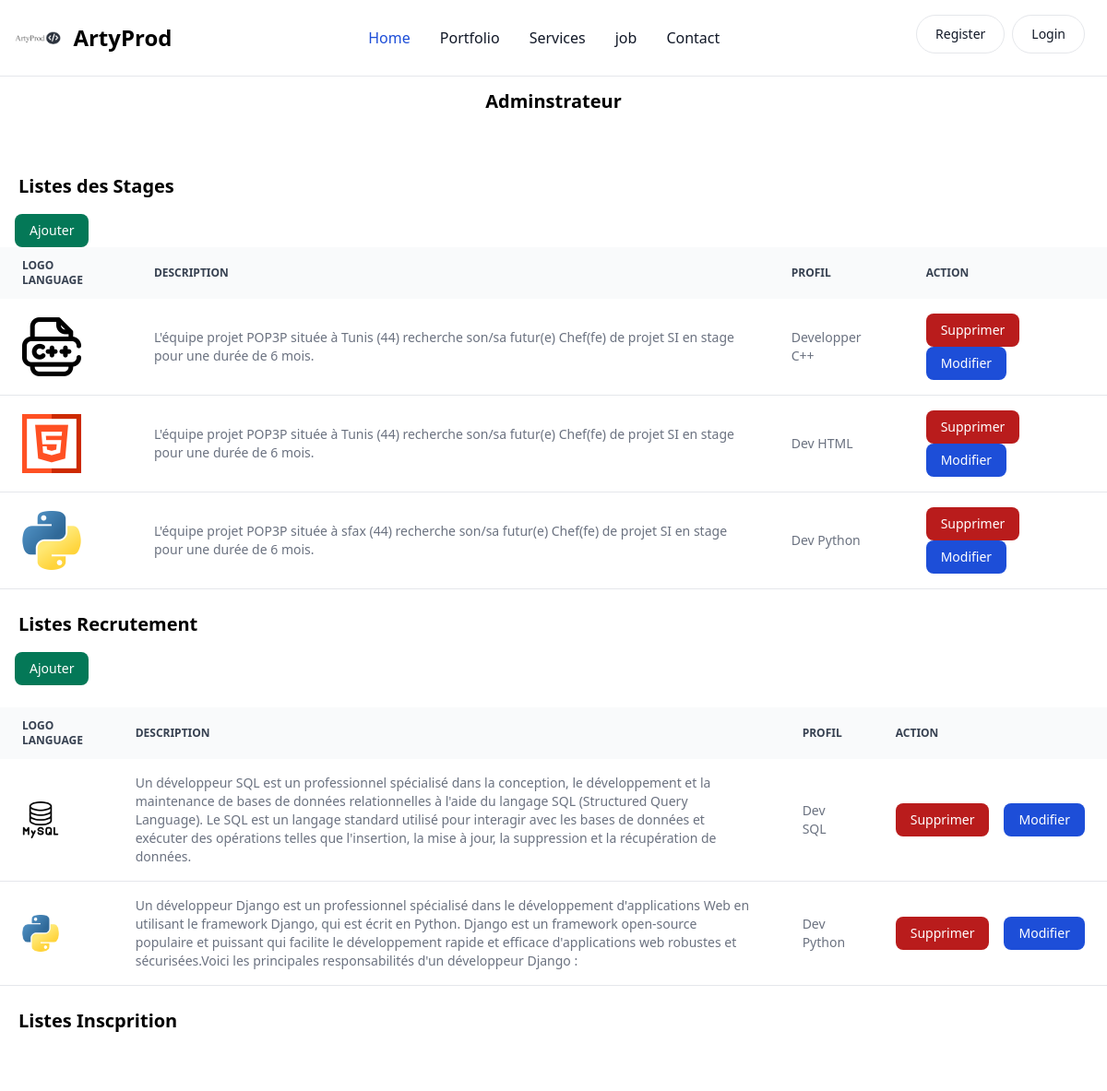
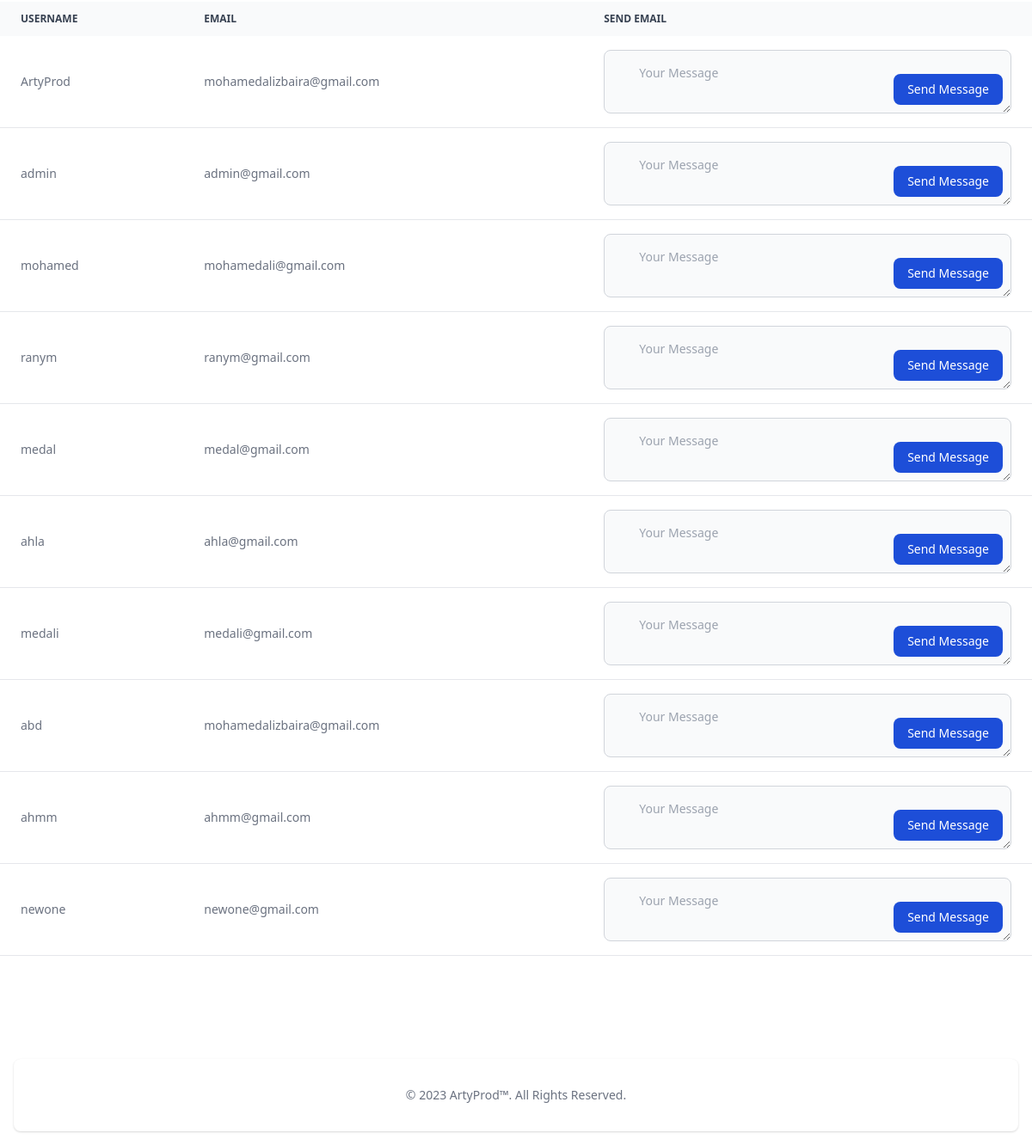
The app's page /formation/ with its own data (2 pictures, top to bottom).
### pages/models.py (models this page shows, shortened)
class Stage(models.Model):
    description = models.TextField()
    image = models.ImageField(upload_to='stage_images')
    poste = models.CharField(max_length=100)

class Candidat(models.Model):
    description = models.TextField()
    image = models.ImageField(upload_to='images/')
    poste = models.CharField(max_length=100)

### pages/views.py (the view)
# urls.py: path('formation/', views.formation, name='formation'),
def formation(request):
    stages = Stage.objects.all()
    candidats = Candidat.objects.all()
    users = User.objects.all()
    if request.method == 'POST':
        message_content = request.POST.get('default-text')
        user_id = request.POST.get('user-id')
        message = Message.objects.create(user_id=user_id, content=message_content)
        message.save()
    return render(request, 'pages/formation.html', {'stages': stages, 'candidats': candidats, 'users': users})

### templates/pages/formation.html (shortened to what this page needs)
{% load static %}
<!DOCTYPE html>
<html lang="en">
  <head>
    <link
      href="https://unpkg.com/tailwindcss@^2/dist/tailwind.min.css"
      rel="stylesheet"
    />
  </head>
  <body>
<body>
<br>
<nav
class="bg-white dark:bg-gray-900 fixed w-full z-20 top-0 left-0 border-b border-gray-200 dark:border-gray-600"
>
<div
  class="max-w-screen-xl flex flex-wrap items-center justify-between mx-auto p-4"
>
  <a href="" class="flex items-center">
    <img
      src="{% static 'image/ArtyProd.png' %}"
      class="h-8 mr-3"
      alt="Flowbite Logo"
    />
    <span
      class="self-center text-2xl font-semibold whitespace-nowrap dark:text-white"
      >ArtyProd</span
    >
  </a>
  <div class="flex md:order-2">
    {% if user.is_authenticated %}
{% if user.username == 'admin' %}
<button
type="button"
class="py-2.5 px-5 mr-2 mb-2 text-sm font-medium text-gray-900 focus:outline-none bg-white rounded-full border border-gray-200 hover:bg-gray-100 hover:text-blue-700 focus:z-10 focus:ring-4 focus:ring-gray-200 dark:focus:ring-gray-700 dark:bg-gray-800 dark:text-gray-400 dark:border-gray-600 dark:hover:text-white dark:hover:bg-gray-700"
>
<a href="{% url 'admin' %}">Dashboard</a>
</button>
{% endif %}
<button
type="button"
class="text-white bg-red-700 hover:bg-red-800 focus:outline-none focus:ring-4 focus:ring-red-300 font-medium rounded-full text-sm px-5 py-2.5 text-center mr-2 mb-2 dark:bg-red-600 dark:hover:bg-red-700 dark:focus:ring-red-900"
>
<a href="">{{ user.username }}</a>
</button>
<button
type="button"
class="py-2.5 px-5 mr-2 mb-2 text-sm font-medium text-gray-900 focus:outline-none bg-white rounded-full border border-gray-200 hover:bg-gray-100 hover:text-blue-700 focus:z-10 focus:ring-4 focus:ring-gray-200 dark:focus:ring-gray-700 dark:bg-gray-800 dark:text-gray-400 dark:border-gray-600 dark:hover:text-white dark:hover:bg-gray-700"
>
<a href="{% url 'logout' %}">Logout</a>
</button>
{% else %}
<button
type="button"
class="py-2.5 px-5 mr-2 mb-2 text-sm font-medium text-gray-900 focus:outline-none bg-white rounded-full border border-gray-200 hover:bg-gray-100 hover:text-blue-700 focus:z-10 focus:ring-4 focus:ring-gray-200 dark:focus:ring-gray-700 dark:bg-gray-800 dark:text-gray-400 dark:border-gray-600 dark:hover:text-white dark:hover:bg-gray-700"
>
<a href="{% url 'register' %}">Register</a>
</button>
<button
type="button"
class="py-2.5 px-5 mr-2 mb-2 text-sm font-medium text-gray-900 focus:outline-none bg-white rounded-full border border-gray-200 hover:bg-gray-100 hover:text-blue-700 focus:z-10 focus:ring-4 focus:ring-gray-200 dark:focus:ring-gray-700 dark:bg-gray-800 dark:text-gray-400 dark:border-gray-600 dark:hover:text-white dark:hover:bg-gray-700"
>
<a href="{% url 'login' %}">Login</a>
</button>
{% endif %}
  </div>
  <div
    class="items-center justify-between hidden w-full md:flex md:w-auto md:order-1"
    id="navbar-sticky"
  >
    <ul
      class="flex flex-col p-4 md:p-0 mt-4 font-medium border border-gray-100 rounded-lg bg-gray-50 md:flex-row md:space-x-8 md:mt-0 md:border-0 md:bg-white dark:bg-gray-800 md:dark:bg-gray-900 dark:border-gray-700"
    >
      <li>
        <a
          href="{% url 'home' %}"
          class="block py-2 pl-3 pr-4 text-white bg-blue-700 rounded md:bg-transparent md:text-blue-700 md:p-0 md:dark:text-blue-500"
          aria-current="page"
          >Home</a
        >
      </li>
      <li>
        <a
          href="{% url 'Portfolio' %}"
          class="block py-2 pl-3 pr-4 text-gray-900 rounded hover:bg-gray-100 md:hover:bg-transparent md:hover:text-blue-700 md:p-0 md:dark:hover:text-blue-500 dark:text-white dark:hover:bg-gray-700 dark:hover:text-white md:dark:hover:bg-transparent dark:border-gray-700"
          >Portfolio
        </a>
      </li>
      <li>
        <a
          href="{% url 'services' %}"
          class="block py-2 pl-3 pr-4 text-gray-900 rounded hover:bg-gray-100 md:hover:bg-transparent md:hover:text-blue-700 md:p-0 md:dark:hover:text-blue-500 dark:text-white dark:hover:bg-gray-700 dark:hover:text-white md:dark:hover:bg-transparent dark:border-gray-700"
          >Services
        </a>
      </li>
      <li>
        <a
          href="{% url 'Jobs' %}"
          class="block py-2 pl-3 pr-4 text-gray-900 rounded hover:bg-gray-100 md:hover:bg-transparent md:hover:text-blue-700 md:p-0 md:dark:hover:text-blue-500 dark:text-white dark:hover:bg-gray-700 dark:hover:text-white md:dark:hover:bg-transparent dark:border-gray-700"
          >job</a
        >
      </li>
      <li>
        <a
          href="{% url 'contact' %}"
          class="block py-2 pl-3 pr-4 text-gray-900 rounded hover:bg-gray-100 md:hover:bg-transparent md:hover:text-blue-700 md:p-0 md:dark:hover:text-blue-500 dark:text-white dark:hover:bg-gray-700 dark:hover:text-white md:dark:hover:bg-transparent dark:border-gray-700"
          >Contact</a
        >
      </li>
    </ul>
  </div>
</div>
</nav>
<br>
<br>
<br>
<div class="flex justify-center">
  <h2 class="text-xl font-semibold mb-4">Adminstrateur</h2>
</div>
<br>
<br>
<h1 class="text-xl font-semibold mb-4">&emsp;Listes des Stages</h1>
&emsp;<button class="text-white bg-green-700 hover:bg-green-800 focus:ring-4 focus:outline-none focus:ring-green-300 font-medium rounded-lg text-sm px-4 py-2 dark:bg-green-600 dark:hover:bg-green-700 dark:focus:ring-green-800">
  <a href="http://127.0.0.1:9000/admin/pages/stage/add/">Ajouter</a>
</button>
<div class="relative overflow-x-auto">
  <table class="w-full text-sm text-left text-gray-500 dark:text-gray-400">
      <thead class="text-xs text-gray-700 uppercase bg-gray-50 dark:bg-gray-700 dark:text-gray-400">
          <tr>
              <th scope="col" class="px-6 py-3">
                  Logo Language
              </th>
              <th scope="col" class="px-6 py-3">
                  Description
              </th>
              <th scope="col" class="px-6 py-3">
                  Profil
              </th>
              <th scope="col" class="px-6 py-3">
                  Action
              </th>
          </tr>
      </thead>
      <tbody>
          {% for stage in stages %}
          <tr class="bg-white border-b dark:bg-gray-800 dark:border-gray-700">
              <th scope="row" class="px-6 py-4 font-medium text-gray-900 whitespace-nowrap dark:text-white">
                  <img src="{{ stage.image.url }}" alt="Stage Image" class="w-16 h-16">
              </th>
              <td class="px-6 py-4">
                  {{ stage.description }}
              </td>
              <td class="px-6 py-4">
                  {{ stage.poste }}
              </td>
              <td class="px-6 py-4">
                  <button class="text-white bg-red-700 hover:bg-red-800 focus:ring-4 focus:outline-none focus:ring-red-300 font-medium rounded-lg text-sm px-4 py-2 dark:bg-red-600 dark:hover:bg-red-700 dark:focus:ring-red-800">
                      <a href="http://127.0.0.1:9000/admin/pages/stage/3/delete/">Supprimer</a>
                  </button>
                  <button class="text-white bg-blue-700 hover:bg-blue-800 focus:ring-4 focus:outline-none focus:ring-blue-300 font-medium rounded-lg text-sm px-4 py-2 dark:bg-blue-600 dark:hover:bg-blue-700 dark:focus:ring-blue-800">
                    <a href="http://127.0.0.1:9000/admin/pages/stage/3/change/">Modifier</a>
                  </button>
              </td>
          </tr>
          {% endfor %}
      </tbody>
  </table>
</div>
<br>
<h1 class="text-xl font-semibold mb-4">&emsp;Listes Recrutement</h1>
&emsp;<button class="text-white bg-green-700 hover:bg-green-800 focus:ring-4 focus:outline-none focus:ring-green-300 font-medium rounded-lg text-sm px-4 py-2 dark:bg-green-600 dark:hover:bg-green-700 dark:focus:ring-green-800">
  <a href="http://127.0.0.1:9000/admin/pages/stage/add/">Ajouter</a>
</button>
<br>
<br>
<div class="relative overflow-x-auto">
  <table class="w-full text-sm text-left text-gray-500 dark:text-gray-400">
      <thead class="text-xs text-gray-700 uppercase bg-gray-50 dark:bg-gray-700 dark:text-gray-400">
          <tr>
              <th scope="col" class="px-6 py-3">
                LOGO LANGUAGE
              </th>
              <th scope="col" class="px-6 py-3">
                DESCRIPTION
              </th>
              <th scope="col" class="px-6 py-3">
                PROFIL
              </th>
              <th scope="col" class="px-6 py-3">
                ACTION
              </th>
          </tr>
      </thead>
      <tbody>
          {% for candidat in candidats %}
          <tr class="bg-white border-b dark:bg-gray-800 dark:border-gray-700">
              <td class="px-6 py-4">
                  <img src="{{ candidat.image.url }}" alt="Candidat Image" class="w-10">
              </td>
              <td class="px-6 py-4">
                  {{ candidat.description }}
              </td>
              <td class="px-6 py-4">
                  {{ candidat.poste }}
              </td>
              <td class="px-6 py-4">
                <div class="flex space-x-4">
                  <button class="text-white bg-red-700 hover:bg-red-800 focus:ring-4 focus:outline-none focus:ring-red-300 font-medium rounded-lg text-sm px-4 py-2 dark:bg-red-600 dark:hover:bg-red-700 dark:focus:ring-red-800">
                    <a href="http://127.0.0.1:9000/admin/pages/stage/3/delete/">Supprimer</a>
                </button>
                <button class="text-white bg-blue-700 hover:bg-blue-800 focus:ring-4 focus:outline-none focus:ring-blue-300 font-medium rounded-lg text-sm px-4 py-2 dark:bg-blue-600 dark:hover:bg-blue-700 dark:focus:ring-blue-800">
                  <a href="http://127.0.0.1:9000/admin/pages/stage/3/change/">Modifier</a>
                </button>
                </div>
            </td>
          </tr>
          {% endfor %}
      </tbody>
  </table>
</div>
<br>
<h1 class="text-xl font-semibold mb-4">&emsp;Listes Inscprition</h1>
<br>
<br>
<div class="relative overflow-x-auto">
  <form action="/send_email/" method="POST">
    <table class="w-full text-sm text-left text-gray-500 dark:text-gray-400">
      <thead class="text-xs text-gray-700 uppercase bg-gray-50 dark:bg-gray-700 dark:text-gray-400">
        <tr>
          <th scope="col" class="px-6 py-3">
            Username
          </th>
          <th scope="col" class="px-6 py-3">
            Email
          </th>
          <th scope="col" class="px-6 py-3">
            Send Email
          </th>
        </tr>
      </thead>
      <tbody>
        {% for user in users %}
        <tr class="bg-white border-b dark:bg-gray-800 dark:border-gray-700">
          <td class="px-6 py-4">
            {{ user.username }}
          </td>
          <td class="px-6 py-4">
            {{ user.email }}
          </td>
          <td class="px-6 py-4">
            <div class="relative">
              <textarea
                id="default-text"
                name="message"
                class="block w-full p-4 pl-10 text-sm text-gray-900 border border-gray-300 rounded-lg bg-gray-50 focus:ring-blue-500 focus:border-blue-500 dark:bg-gray-700 dark:border-gray-600 dark:placeholder-gray-400 dark:text-white dark:focus:ring-blue-500 dark:focus:border-blue-500"
                placeholder="Your Message"
              ></textarea>
              <button
                type="submit"
                class="text-white absolute right-2.5 bottom-2.5 bg-blue-700 hover:bg-blue-800 focus:ring-4 focus:outline-none focus:ring-blue-300 font-medium rounded-lg text-sm px-4 py-2 dark:bg-blue-600 dark:hover:bg-blue-700 dark:focus:ring-blue-800"
              >
                Send Message
              </button>
            </div>
          </td>
        </tr>
        {% endfor %}
      </tbody>
    </table>
  </form>
</div>
    <br>
    <div class="text-center pt-20">
    <footer class="bg-white rounded-lg shadow dark:bg-gray-900 m-4">
      <div class="max-w-7xl mx-auto">
        <div class="w-full max-w-screen-xl mx-auto p-4 md:py-8">
          <span
            class="block text-sm text-gray-500 sm:text-center dark:text-gray-400"
            >© 2023
            <a href="https://flowbite.com/" class="hover:underline">ArtyProd™</a
            >. All Rights Reserved.</span
          >
        </div>
      </div>
    </footer>
    </div>
  </body>
</html>

### records on screen
Stage: image (picture), description "L'équipe projet POP3P située à Tunis (44) recherche son/sa futur(e) Chef(fe) de projet SI en stage pour une durée de 6 mois.", poste "Developper C++"
Stage: image (picture), description "L'équipe projet POP3P située à Tunis (44) recherche son/sa futur(e) Chef(fe) de projet SI en stage pour une durée de 6 mois.", poste "Dev HTML"
Stage: image (picture), description "L'équipe projet POP3P située à sfax (44) recherche son/sa futur(e) Chef(fe) de projet SI en stage pour une durée de 6 mois.", poste "Dev Python"
Candidat: image (picture), description "Un développeur SQL est un professionnel spécialisé dans la conception, le développement et la maintenance de bases de données relationnelles à l'aide du langage SQL (Structured Query Language). Le SQL est un langage standard utilisé pour interagir avec les bases de données et exécuter des opérations telles que l'insertion, la mise à jour, la suppression et la récupération de données.", poste "Dev SQL"
Candidat: image (picture), description "Un développeur Django est un professionnel spécialisé dans le développement d'applications Web en utilisant le framework Django, qui est écrit en Python. Django est un framework open-source populaire et puissant qui facilite le développement rapide et efficace d'applications web robustes et sécurisées.Voici les principales responsabilités d'un développeur Django :", poste "Dev Python"

### other values on screen
{{ user.username }} "ArtyProd"
{{ user.email }} "mohamedalizbaira@gmail.com"
{{ user.username }} "admin"
{{ user.email }} "admin@gmail.com"
{{ user.username }} "mohamed"
{{ user.email }} "mohamedali@gmail.com"
{{ user.username }} "ranym"
{{ user.email }} "ranym@gmail.com"
{{ user.username }} "medal"
{{ user.email }} "medal@gmail.com"
{{ user.username }} "ahla"
{{ user.email }} "ahla@gmail.com"
{{ user.username }} "medali"
{{ user.email }} "medali@gmail.com"
{{ user.username }} "abd"
